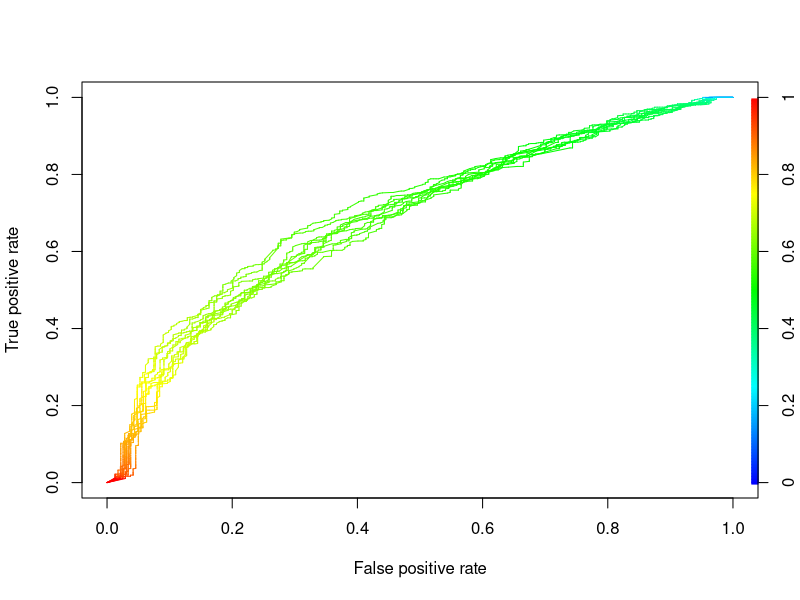

This chart was generated by the following R code:
library(ROCR)
library(tidyr)

r=read.table("globalPrediction_radius_1_tanimoto.csv",h=T)
#r[r[r[,"Correct"]=="True"],"True"]=T
before2=r$Correct
levels(r$Correct) <- c(FALSE,TRUE)
before=r$Correct
r$Correct <- as.logical(r$Correct)
after=r$Correct
sl=list()
ll=list()
for(i in seq(10)){
    print(sum(r$Cycle==(i-1)))
    sl <- append(sl,list(r$Similarity[r$Cycle==(i-1)]))
    ll<-append(ll,list(r$Correct[r$Cycle==(i-1)]))
    for(cutoff in seq(1.0,0.0,-0.1)){
        stmp=r$Similarity[r$Cycle==(i-1)]
        ctmp=r$Correct[r$Cycle==(i-1)]
        print(cutoff)
        #if(cutoff==1){
            #print(ctmp[stmp>=cutoff])
            acc=sum(ctmp[stmp>=cutoff]==T)/length(ctmp[stmp>=cutoff])
            print(acc)
        #}
    }
}

pred=prediction(sl,ll)
perf <- performance(pred,"tpr","fpr")
plot(perf,colorize=T)
#plot(perf,avg= "vertical", spread.estimate="boxplot", show.spread.at= seq(0.1, 0.9, by=0.1))
